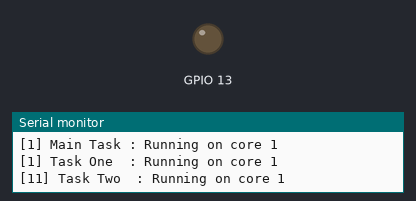
Recording of a sketch running on a simulated ESP32. On the bench: output pins drawn as LEDs (lit = HIGH), the last lines printed to the serial monitor.

Above: at 2.0 s.
At 4.0 s:
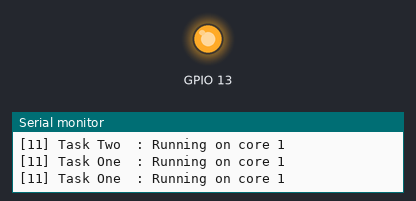
Timing chart, 0 to 6.2 s (numbered marks = the images above):
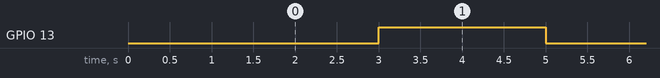

The sketch:

multitask.ino
```cpp
// Test multitasking

// TEST VALEUR PARTAGEE

int sharedVal;

TaskHandle_t hTaskOne;
TaskHandle_t hTaskTwo;

void taskOne (void *args) {
  while (true) {
    Serial.printf("[%0d] Task One  : Running on core %d\n",sharedVal,xPortGetCoreID());
    delay (1000);
  }
}

void taskTwo (void *args) {
  while (true) {
    sharedVal+=10;
    Serial.printf("[%0d] Task Two  : Running on core %d\n",sharedVal,xPortGetCoreID());
    delay (10000);
  }
}

void setup() {
  pinMode(13,OUTPUT);
	Serial.begin(115200);
  delay(1000);
  Serial.println("Setup in progress...");
  sharedVal=0;
  Serial.println("Start task One");
  xTaskCreatePinnedToCore(
    taskOne,
    "task01",
    1000,
    NULL,
    0,
    &hTaskOne,
    0);

  Serial.println("Start task Two");
  xTaskCreatePinnedToCore(
    taskTwo,
    "task02",
    1000,
    NULL,
    0,
    &hTaskTwo,
    1);

  Serial.println("SETUP DONE");
}

void loop() {
    Serial.printf("[%0d] Main Task : Running on core %d\n",++sharedVal,xPortGetCoreID());
  digitalWrite(13,LOW);
	delay(2000);
  digitalWrite(13,HIGH);
  delay(2000);
}
```

Measured:
- by itself, GPIO 13: alternates HIGH for 2.0 s and LOW for 2.0 s
